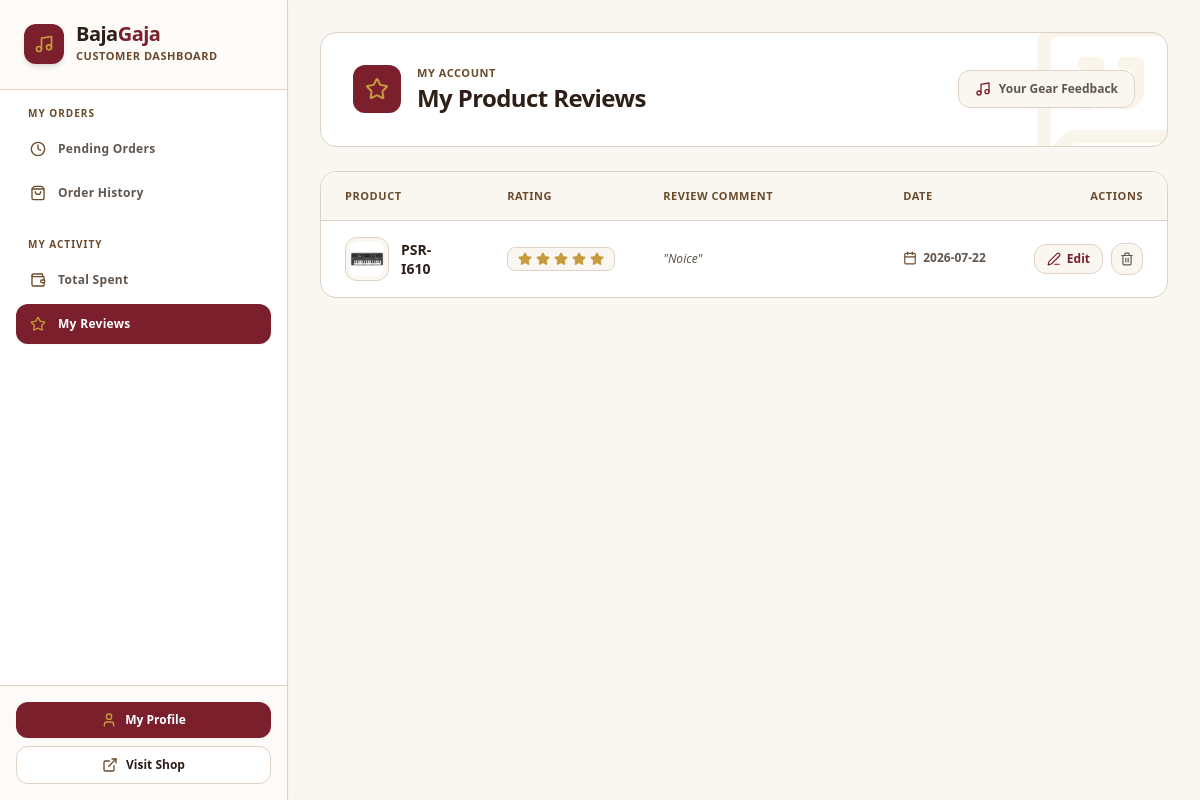
Screenshot of /dashboard/?section=my-reviews (signed in) with the database file from the repository.
### bg_app/models.py (models this page shows, shortened)
class Review(models.Model):
    product = models.ForeignKey(Product, on_delete=models.CASCADE, related_name='reviews')
    customer = models.ForeignKey(User, on_delete=models.CASCADE)
    rating = models.PositiveIntegerField(default=5)
    comment = models.TextField()
    created_at = models.DateTimeField(auto_now_add=True)

class Product(models.Model):
    class Category(models.TextChoices):
        GUITARS = 'guitars', 'Guitars & Basses'
        KEYBOARDS = 'keyboards', 'Keyboards & Synthesizers'
        DRUMS = 'drums', 'Drums & Percussion'
        TRADITIONAL = 'traditional', 'Traditional & Folk'
        WIND = 'wind', 'Wind & Brass'
        STUDIO = 'studio', 'Studio & Recording'
        AMPS_EFFECTS = 'amps_effects', 'Amps & Effect Pedals'
        ACCESSORIES = 'accessories', 'Accessories & Cables'
    class Condition(models.TextChoices):
        NEW = 'new', 'Brand New (Sealed)'
        REFURBISHED = 'refurbished', 'Factory Refurbished'
        USED = 'used', 'Pre-Owned / Good'
    brand = models.ForeignKey(Brand, on_delete=models.SET_NULL, null=True, related_name='products')
    name = models.CharField(max_length=255)
    category = models.CharField(max_length=20, choices=Category.choices)
    condition = models.CharField(max_length=20, choices=Condition.choices, default=Condition.NEW)
    description = models.TextField()
    price = models.DecimalField(max_digits=10, decimal_places=2)
    stock = models.PositiveIntegerField(default=0)
    product_image = models.ImageField(upload_to='images/products/')
    sku = models.CharField(max_length=100, unique=True, blank=True, null=True)
    is_active = models.BooleanField(default=True)
    created_at = models.DateTimeField(auto_now_add=True)

### bg_app/views/dashboard.py (the view)
# urls.py: path('dashboard/', customer_dashboard_view, name='customer_dashboard'),
@login_required
def customer_dashboard_view(request):
    if request.user.is_staff:
        messages.error(request, "You are not authorized to access this page.")
        return redirect('/')
    section = request.GET.get('section', 'pending-orders')
    context = {
        'section': section,
        'gross_spent': Order.objects.filter(customer=request.user, status=Order.Status.COMPLETED).aggregate(total_spent=models.Sum('total_amount'))['total_spent'] or 0,
        'average_spent': Order.objects.filter(customer=request.user, status=Order.Status.COMPLETED).aggregate(average_spent=models.Avg('total_amount'))['average_spent'] or 0,
    }
    if section == 'pending-orders':
        context['pending_orders'] = Order.objects.exclude(customer=request.user, status__in=[Order.Status.COMPLETED, Order.Status.CANCELLED]).order_by('-created_at')
    if section == 'my-orders':
        context['orders'] = Order.objects.filter(customer=request.user, status__in=[Order.Status.COMPLETED, Order.Status.CANCELLED]).order_by('-created_at')
    if section == 'my-reviews':
        context['my_reviews'] = Review.objects.filter(customer=request.user).order_by('-created_at')
    if section == 'total-spent':
        context['total_spent'] = Order.objects.filter(customer=request.user, status=Order.Status.COMPLETED).order_by('-created_at')
    return render(request, 'dashboard/customer_dashboard.html', context)

### bg_app/templates/dashboard/customer_dashboard.html (shortened to what this page needs)
<!DOCTYPE html>
<html lang="en">
<head>
    {% load static %}
    <link href="{% static 'css/styles.css' %}" rel="stylesheet" />
</head>
<body class="bg-[#FAF7F2] text-[#5F564F] font-sans flex min-h-screen overflow-hidden selection:bg-[#7A1F2B] selection:text-white">
    <aside class="w-72 bg-white text-[#5F564F] flex flex-col shadow-sm border-r border-[#DDD2C5] shrink-0 relative z-30">
        <div class="p-6 border-b border-[#DDD2C5] bg-[#FAF7F2]/50">
            <div class="flex items-center gap-3">
                <div class="h-10 w-10 bg-[#7A1F2B] rounded-xl flex items-center justify-center shadow-md text-[#C89B3C]">
                    <i data-lucide="music" class="w-5 h-5"></i>
                </div>
                <div>
                    <h1 class="text-xl font-extrabold tracking-tight text-[#2D1F18] leading-none">
                        Baja<span class="text-[#7A1F2B]">Gaja</span>
                    </h1>
                    <p class="text-[11px] font-semibold text-[#6B4A2B] uppercase tracking-wider mt-1">Customer Dashboard</p>
                </div>
            </div>
        </div>
        <nav class="flex-grow p-4 space-y-6 overflow-y-auto custom-scrollbar">
            <div>
                <p class="px-3 text-[10px] font-bold text-[#6B4A2B] uppercase tracking-widest mb-2">My Orders</p>
                <div class="space-y-1">
                    <a href="?section=pending-orders" class="flex items-center gap-3 px-3.5 py-3 rounded-xl transition-all font-semibold text-xs tracking-wide {% if section == 'pending-orders' or not section %}bg-[#7A1F2B] text-white shadow-sm{% else %}text-[#5F564F] hover:bg-[#FAF7F2] hover:text-[#2D1F18]{% endif %}">
                        <i data-lucide="clock" class="w-4 h-4 {% if section == 'pending-orders' or not section %}text-[#C89B3C]{% else %}text-[#6B4A2B]{% endif %}"></i>
                        <span>Pending Orders</span>
                    </a>
                    <a href="?section=my-orders" class="flex items-center gap-3 px-3.5 py-3 rounded-xl transition-all font-semibold text-xs tracking-wide {% if section == 'my-orders' %}bg-[#7A1F2B] text-white shadow-sm{% else %}text-[#5F564F] hover:bg-[#FAF7F2] hover:text-[#2D1F18]{% endif %}">
                        <i data-lucide="shopping-bag" class="w-4 h-4 {% if section == 'my-orders' %}text-[#C89B3C]{% else %}text-[#6B4A2B]{% endif %}"></i>
                        <span>Order History</span>
                    </a>
                </div>
            </div>
            <div>
                <p class="px-3 text-[10px] font-bold text-[#6B4A2B] uppercase tracking-widest mb-2">My Activity</p>
                <div class="space-y-1">
                    <a href="?section=total-spent" class="flex items-center gap-3 px-3.5 py-3 rounded-xl transition-all font-semibold text-xs tracking-wide {% if section == 'total-spent' %}bg-[#7A1F2B] text-white shadow-sm{% else %}text-[#5F564F] hover:bg-[#FAF7F2] hover:text-[#2D1F18]{% endif %}">
                        <i data-lucide="wallet" class="w-4 h-4 {% if section == 'total-spent' %}text-[#C89B3C]{% else %}text-[#6B4A2B]{% endif %}"></i>
                        <span>Total Spent</span>
                    </a>
                    <a href="?section=my-reviews" class="flex items-center gap-3 px-3.5 py-3 rounded-xl transition-all font-semibold text-xs tracking-wide {% if section == 'my-reviews' %}bg-[#7A1F2B] text-white shadow-sm{% else %}text-[#5F564F] hover:bg-[#FAF7F2] hover:text-[#2D1F18]{% endif %}">
                        <i data-lucide="star" class="w-4 h-4 {% if section == 'my-reviews' %}text-[#C89B3C]{% else %}text-[#6B4A2B]{% endif %}"></i>
                        <span>My Reviews</span>
                    </a>
                </div>
            </div>
        </nav>
        <div class="p-4 border-t border-[#DDD2C5] bg-[#FAF7F2]/50 space-y-2">
            <a href="/profile/"
               class="flex items-center justify-center gap-2 w-full bg-[#7A1F2B] hover:bg-[#5E1721] text-white px-4 py-2.5 rounded-xl text-xs font-bold transition-all shadow-sm">
                <i data-lucide="user" class="w-4 h-4 text-[#C89B3C]"></i>
                <span>My Profile</span>
            </a>
            <a href="/"
               class="flex items-center justify-center gap-2 w-full bg-white hover:bg-[#FAF7F2] text-[#2D1F18] border border-[#DDD2C5] px-4 py-2.5 rounded-xl text-xs font-semibold transition-all">
                <i data-lucide="external-link" class="w-4 h-4 text-[#6B4A2B]"></i>
                <span>Visit Shop</span>
            </a>
        </div>
    </aside>
    <main class="flex-grow flex flex-col h-screen overflow-y-auto bg-[#FAF7F2] p-6 sm:p-8 custom-scrollbar">
        {% if section == 'pending-orders' or not section %}
            {% include 'dashboard/customer/_pending_orders.html' %}
        {% elif section == 'my-orders' %}
            {% include 'dashboard/customer/_my_orders.html' %}
        {% elif section == 'total-spent' %}
            {% include 'dashboard/customer/_total_spent.html' %}
        {% elif section == 'my-reviews' %}
            {% include 'dashboard/customer/_my_reviews.html' %}
        {% endif %}
    </main>
</body>
</html>

### bg_app/templates/dashboard/customer/_my_reviews.html (shortened to what this page needs)
<div class="space-y-6">
    <div class="bg-white border border-[#DDD2C5] rounded-2xl p-6 sm:p-8 shadow-xs relative overflow-hidden">
        <div class="absolute -right-6 -bottom-6 text-[#C89B3C]/10 pointer-events-none">
        </div>
        <div class="flex flex-col sm:flex-row sm:items-center justify-between gap-4 relative z-10">
            <div class="flex items-center gap-4">
                <div class="w-12 h-12 rounded-xl bg-[#7A1F2B] text-[#C89B3C] flex items-center justify-center shrink-0 shadow-xs">
                    <i data-lucide="star" class="w-6 h-6"></i>
                </div>
                <div>
                    <span class="text-[11px] font-bold text-[#6B4A2B] uppercase tracking-wider block">My Account</span>
                    <h1 class="text-2xl font-black text-[#2D1F18] tracking-tight">My Product Reviews</h1>
                </div>
            </div>
            <div class="flex items-center gap-2 text-xs font-semibold text-[#5F564F] bg-[#FAF7F2] border border-[#DDD2C5] px-4 py-2.5 rounded-xl">
                <i data-lucide="music" class="w-4 h-4 text-[#7A1F2B]"></i>
                <span>Your Gear Feedback</span>
            </div>
        </div>
    </div>
    <div class="bg-white border border-[#DDD2C5] rounded-2xl shadow-xs overflow-hidden">
        <div class="overflow-x-auto">
            <table class="w-full text-left border-collapse">
                <thead>
                    <tr class="bg-[#FAF7F2] border-b border-[#DDD2C5] text-[11px] font-bold uppercase tracking-wider text-[#6B4A2B]">
                        <th class="py-4 px-6">Product</th>
                        <th class="py-4 px-6 min-w-[130px]">Rating</th>
                        <th class="py-4 px-6 min-w-[240px]">Review Comment</th>
                        <th class="py-4 px-6 min-w-[130px]">Date</th>
                        <th class="py-4 px-6 text-right min-w-[120px]">Actions</th>
                    </tr>
                </thead>
                <tbody class="divide-y divide-[#DDD2C5] text-xs font-medium text-[#5F564F]">
                    {% for review in my_reviews %}
                        <tr class="hover:bg-[#FAF7F2]/60 transition-colors">
                            <td class="py-4 px-6">
                                <div class="flex items-center gap-3">
                                    <div class="w-11 h-11 bg-[#FAF7F2] border border-[#DDD2C5] rounded-xl flex items-center justify-center p-1 shrink-0 overflow-hidden">
                                        {% if review.product.product_image %}
                                            <img src="{{ review.product.product_image.url }}" alt="{{ review.product.name }}" class="w-full h-full object-contain rounded-lg">
                                        {% else %}
                                            <i data-lucide="disc" class="w-5 h-5 text-[#6B4A2B]"></i>
                                        {% endif %}
                                    </div>
                                    <span class="font-bold text-[#2D1F18] text-sm leading-snug">{{ review.product.name }}</span>
                                </div>
                            </td>
                            <td class="py-4 px-6 whitespace-nowrap">
                                <div class="flex items-center gap-1 bg-[#FAF7F2] border border-[#DDD2C5] px-2.5 py-1 rounded-lg w-fit">
                                    {% for i in '12345' %}
                                        {% if forloop.counter <= review.rating %}
                                            <i data-lucide="star" class="w-3.5 h-3.5 text-[#C89B3C] fill-[#C89B3C]"></i>
                                        {% else %}
                                            <i data-lucide="star" class="w-3.5 h-3.5 text-[#DDD2C5]"></i>
                                        {% endif %}
                                    {% endfor %}
                                </div>
                            </td>
                            <td class="py-4 px-6">
                                <p class="line-clamp-2 text-[#5F564F] italic">"{{ review.comment }}"</p>
                            </td>
                            <td class="py-4 px-6 whitespace-nowrap">
                                <span class="inline-flex items-center gap-1.5 text-[#5F564F] font-semibold">
                                    <i data-lucide="calendar" class="w-3.5 h-3.5 text-[#6B4A2B]"></i>
                                    {{ review.created_at | date:"Y-m-d" }}
                                </span>
                            </td>
                            <td class="py-4 px-6 text-right whitespace-nowrap">
                                <div class="flex items-center justify-end gap-2">
                                    <a href="/review/edit/{{review.id}}" class="inline-flex items-center gap-1.5 bg-[#FAF7F2] hover:bg-[#7A1F2B] text-[#7A1F2B] hover:text-white border border-[#DDD2C5] hover:border-[#7A1F2B] px-3 py-1.5 rounded-xl text-xs font-bold transition-all shadow-xs" title="Edit Review">
                                        <i data-lucide="edit-3" class="w-3.5 h-3.5"></i>
                                        <span>Edit</span>
                                    </a>
                                    <a href="/review/delete/{{review.id}}" class="inline-flex items-center justify-center bg-[#FAF7F2] hover:bg-[#B4473A]/10 text-[#5F564F] hover:text-[#B4473A] border border-[#DDD2C5] hover:border-[#B4473A]/30 w-8 h-8 rounded-xl transition-all shadow-xs" title="Delete Review">
                                        <i data-lucide="trash-2" class="w-3.5 h-3.5"></i>
                                    </a>
                                </div>
                            </td>
                        </tr>
                    {% endfor %}
                </tbody>
            </table>
        </div>
    </div>
</div>

### rows the page displays
Review: product.product_image (picture), product.name "PSR-I610", rating 5 (drawn), comment "Noice", created_at "2026-07-22"
